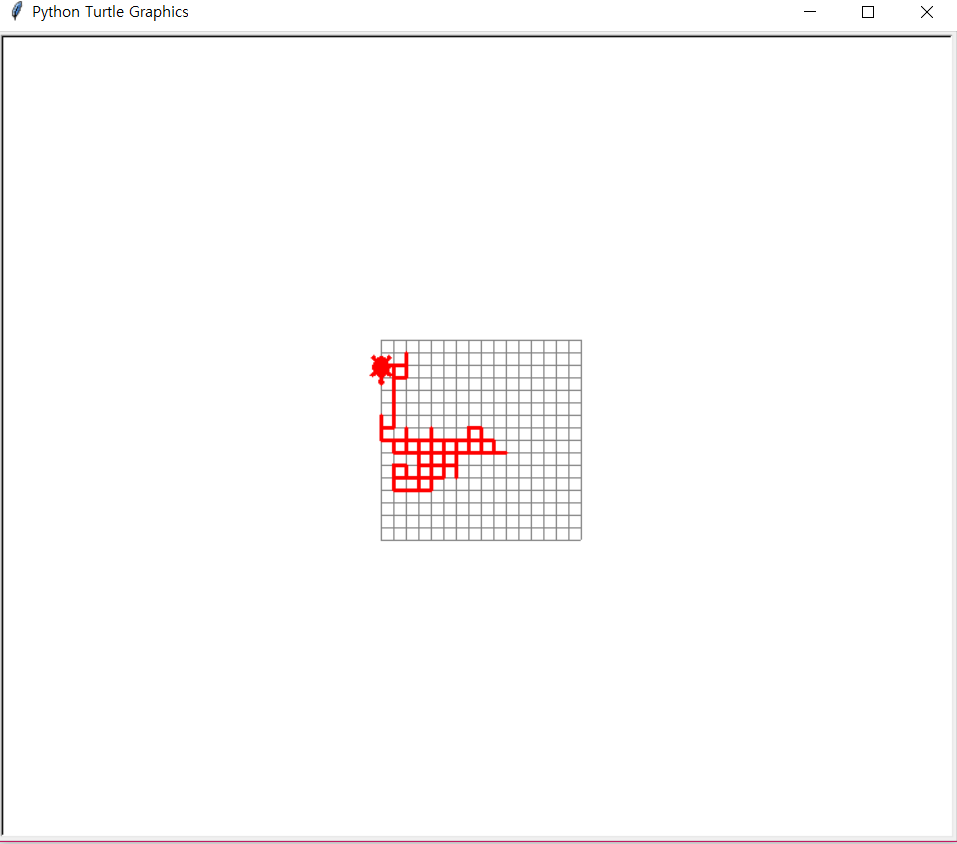

Write the Python code that produced this figure.
import turtle as t
import random as r

x = -80 ; y = 80
t.hideturtle()
t.color("gray")
t.up()
t.goto(x,y)
t.down()
t.speed(100)
for i in range(1,18):
    t.forward(160)
    t.up()
    t.goto(x,y-10*i)
    t.down()

t.up()
t.goto(x,y)
t.down()
t.setheading(270)
for i in range(1,18):
    t.forward(160)
    t.up()
    t.goto(x+10*i,y)
    t.down()

t.width(3)
x = 0;y = 0
t.speed(1)
t.up()
t.goto(0,0)
t.down()
t.showturtle()
t.shape("turtle")
t.color("red")
dx = [10,0,-10,0]
dy = [0,10,0,-10]
while(True):
    k = r.randint(0,3)
    x +=dx[k] ; y+=dy[k]
    if(x > 80 or y > 80 or y < -80 or x < -80):
        break
    t.goto(x,y)
